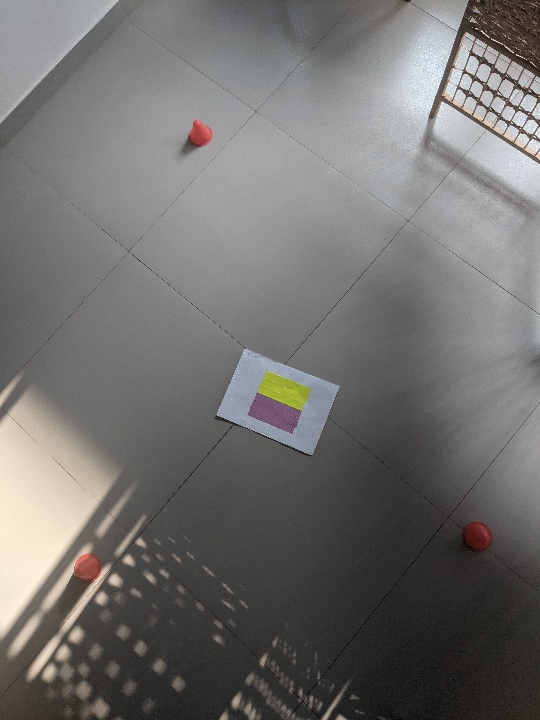
#> input picture imageprocessing/images/cones/train/helipad_and_3_cones.jpg, 540 x 720 px, found by its file name
$ python multi.py
#> lines starting #> are read from the running program, lines starting #| are printed output that depends on the picture; after the words box and inside, x2 and y2 are one past the last pixel; in counts of white or black regions, pixels touching at a corner belong together
import multiprocessing as multi
import numpy as np
import cv2
import matplotlib.pyplot as plt
from matplotlib import patches
import matplotlib.transforms as mtransforms

fname = '/home/john/webapps/robots/robots/imageprocessing/images/cones/train/helipad_and_3_cones.jpg'

points = [(100,300), (200,100), (300,400)]
center = (200,200)
radius = 200
theta1 = 180.0
theta2 = 270.0
bluecv2 = (255,0,0)     # BGR 0-255
blueplt = (0.0,0.0,1.0) # RGB 0-1

def main():
	p1 = multi.Process(target=withcv2, name="with cv2")
	p1.start()
	p2 = multi.Process(target=withplt, name="with plt")
	p2.start()

def withcv2():
	print('with cv2 started')

	# read image
	cv2src = cv2.imread(fname)   # returns numpy array as BGR
#> cv2src is the input picture: shape (720, 540, 3); mean B, G, R 110.4, 111.8, 113.7

	# rectify image
	cv2shape = cv2src.shape  # shape is attribute of the numpy array
#> cv2shape = (720, 540, 3)
	print(f'cv2shape {cv2shape}')
#| cv2shape (720, 540, 3)
	#see: https://www.tutorialspoint.com/opencv/opencv_affine_translation.htm

	# draw
	cv2.line(cv2src, points[0], points[1], bluecv2)
	cv2.line(cv2src, points[1], points[2], bluecv2)
	cv2.circle(cv2src, points[0], 8, bluecv2, cv2.FILLED)
	cv2.circle(cv2src, points[1], 8, bluecv2, cv2.FILLED)
	cv2.circle(cv2src, points[2], 8, bluecv2, cv2.FILLED)
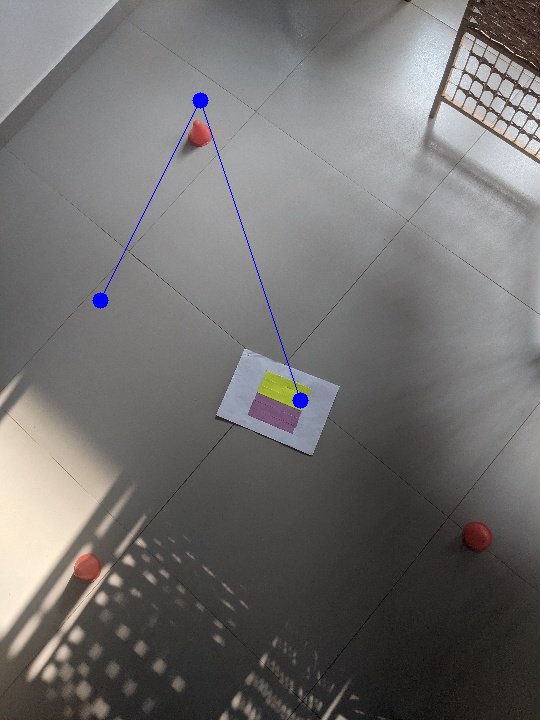
#> cv2src: shape (720, 540, 3); mean B, G, R 110.7, 111.5, 113.3
	cv2.ellipse(cv2src, center, (int(radius/2), int(radius/2)), -90, theta1, theta2, bluecv2);
#> cv2src: shape (720, 540, 3); 0.04% of pixels changed, all inside (x1, y1, x2, y2) = (100, 200, 201, 301)

	# display image
	cv2.imshow('cv2win',cv2src)
	cv2.setWindowTitle('cv2win', 'with cv2')

	# animation loop
	for i in range(1000000):
		cv2.ellipse(cv2src, center, (i, i), -90, theta1, theta2, bluecv2);
		cv2.imshow('cv2win',cv2src)
		if cv2.waitKey(100) &0xFF == ord('q'): break
#> this loop made 1 pass; (key q is pressed on pass 1)
	print('with cv2 stopped')

def withplt():
	print('with plt started')

	# read image
	pltsrc = plt.imread(fname)  # returns numpy array as RGB

	# rectify image
	fig,ax = plt.subplots()
	pltshape = pltsrc.shape  # shape is attribute of the numpy array
#> pltshape = (720, 540, 3)
	print(f'pltshape {pltshape}')
#| pltshape (720, 540, 3)

	im = ax.imshow(pltsrc, interpolation='none', origin='upper') # returns AxesImage
	x1, x2, y1, y2 = im.get_extent()
#> x1 = -0.5; x2 = 539.5; y1 = 719.5; y2 = -0.5
	print(x1, x2, y1, y2)
#| -0.5 539.5 719.5 -0.5
	trans = mtransforms.Affine2D().rotate_deg(10).skew_deg(10, 5).scale(1.1, .9).translate(10, 30)

	trans_data = trans + ax.transData
	im.set_transform(trans + ax.transData)
	ax.plot([x1, x2, x2, x1, x1], [y1, y1, y2, y2, y1], "y--", transform=trans_data)

	# draw
	x,y = np.transpose(points)
	plt.plot(x,y, c=blueplt)
	plt.scatter(x,y, color=blueplt)
#> (the run stopped early here; a loop or call above may not have finished)

$ run again, with imageprocessing/images/cones/train/IMG_20200623_174503.jpg copied over imageprocessing/images/cones/train/helipad_and_3_cones.jpg
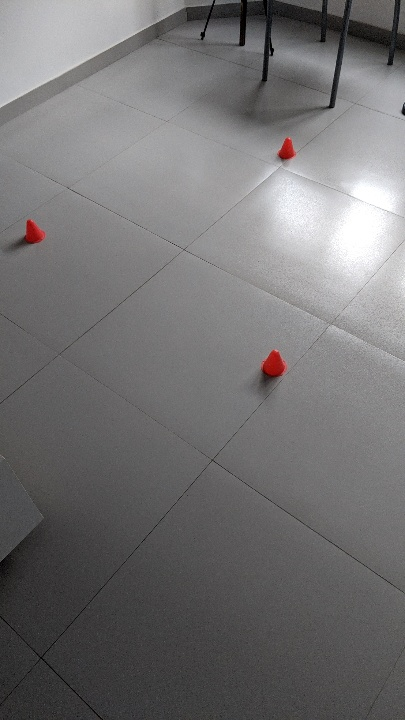
#> input picture imageprocessing/images/cones/train/IMG_20200623_174503.jpg, 405 x 720 px, found by its file name
#> in withcv2, cv2src is the input picture: shape (720, 405, 3); mean B, G, R 114.4, 113.7, 115
#| cv2shape (720, 405, 3)
#> in withcv2, `cv2.ellipse(cv2src, center, (int(radius/2), int(radius/2)), -90, theta..`:
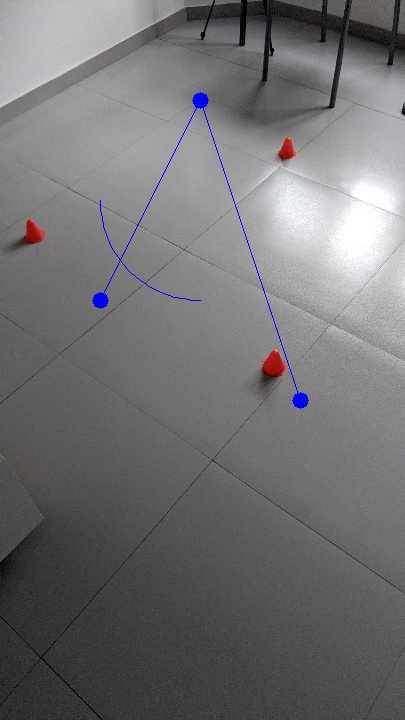
#> cv2src: shape (720, 405, 3); mean B, G, R 114.9, 113.1, 114.5
#> the loop in withcv2, `for i in range(1000000):` made 1 pass; (key q is pressed on pass 1)
#| pltshape (720, 405, 3)
#> x1 = -0.5; x2 = 404.5; y1 = 719.5; y2 = -0.5
#| -0.5 404.5 719.5 -0.5

$ run again, with imageprocessing/images/cones/train/IMG_20200623_174509.jpg copied over imageprocessing/images/cones/train/helipad_and_3_cones.jpg
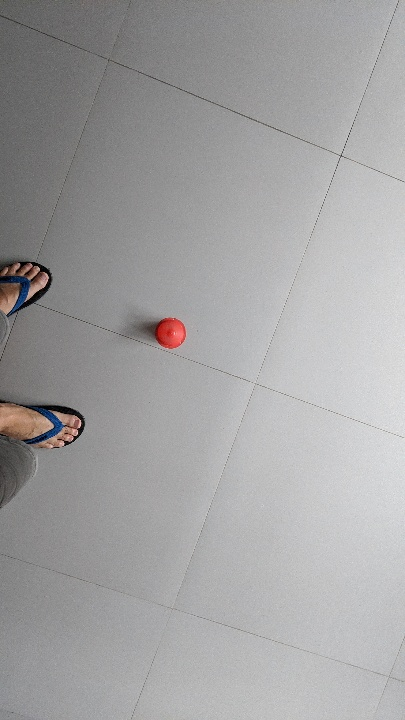
#> input picture imageprocessing/images/cones/train/IMG_20200623_174509.jpg, 405 x 720 px, found by its file name
#> in withcv2, cv2src is the input picture: shape (720, 405, 3); mean B, G, R 161.5, 161, 161.9
#| cv2shape (720, 405, 3)
#> in withcv2, `cv2.ellipse(cv2src, center, (int(radius/2), int(radius/2)), -90, theta..`:
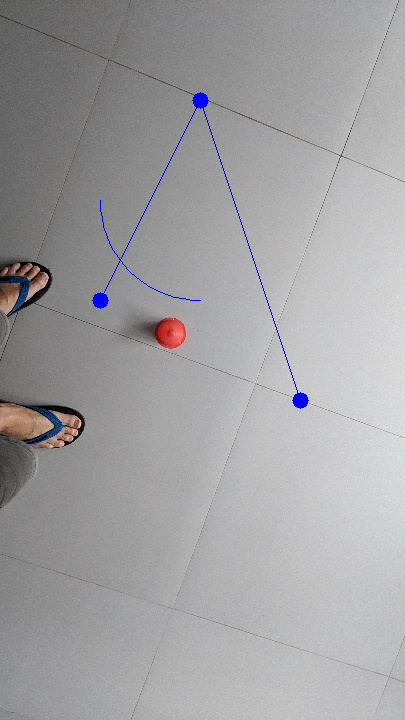
#> cv2src: shape (720, 405, 3); mean B, G, R 161.9, 160.4, 161.2
#> the loop in withcv2, `for i in range(1000000):` made 1 pass; (key q is pressed on pass 1)
#| pltshape (720, 405, 3)
#> x1 = -0.5; x2 = 404.5; y1 = 719.5; y2 = -0.5
#| -0.5 404.5 719.5 -0.5

$ run again, with imageprocessing/images/cones/train/IMG_20200623_174519.jpg copied over imageprocessing/images/cones/train/helipad_and_3_cones.jpg
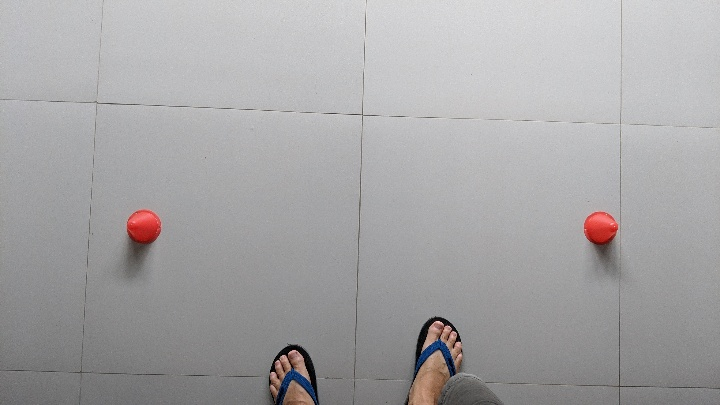
#> input picture imageprocessing/images/cones/train/IMG_20200623_174519.jpg, 720 x 405 px, found by its file name
#> in withcv2, cv2src is the input picture: shape (405, 720, 3); mean B, G, R 165.1, 164.2, 165.6
#| cv2shape (405, 720, 3)
#> in withcv2, `cv2.ellipse(cv2src, center, (int(radius/2), int(radius/2)), -90, theta..`:
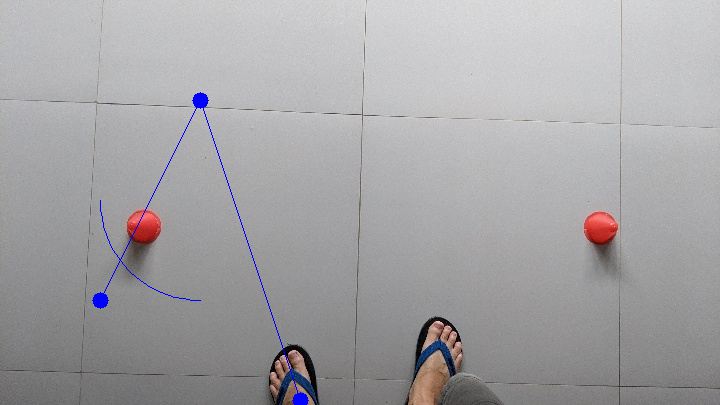
#> cv2src: shape (405, 720, 3); mean B, G, R 165.6, 163.6, 164.9
#> the loop in withcv2, `for i in range(1000000):` made 1 pass; (key q is pressed on pass 1)
#| pltshape (405, 720, 3)
#> x1 = -0.5; x2 = 719.5; y1 = 404.5; y2 = -0.5
#| -0.5 719.5 404.5 -0.5
